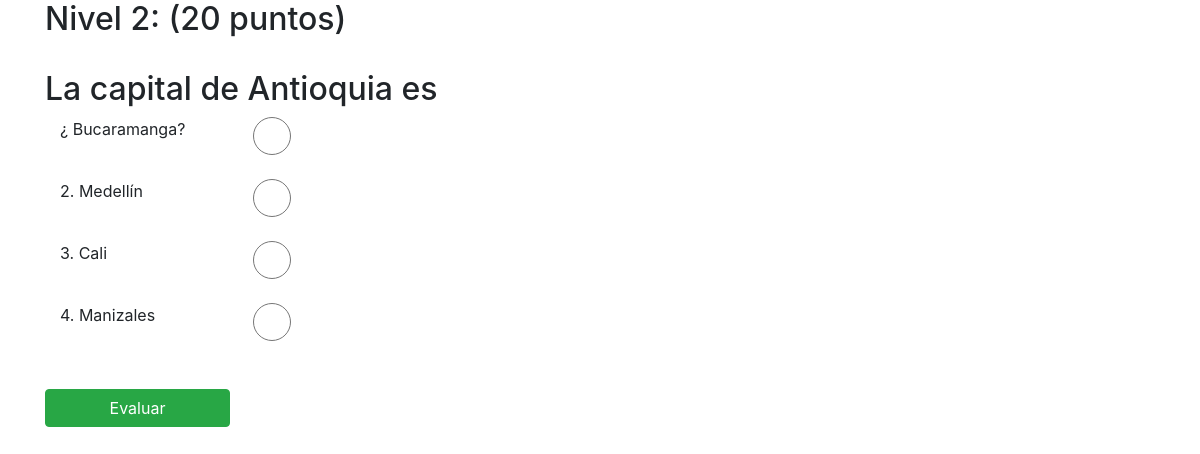
The page /sofka/vista/formnivel2.php on the database its author committed.
### tables this page shows
CREATE TABLE `preguntas` (
  `idpregunta` int(11) NOT NULL,
  `pregunta` varchar(150) NOT NULL,
  `nivel` int(11) NOT NULL,
  `respuesta1` varchar(150) NOT NULL,
  `respuesta2` varchar(150) NOT NULL,
  `respuesta3` varchar(150) NOT NULL,
  `respuesta4` varchar(150) NOT NULL,
  `correcta` int(11) NOT NULL
);

### sofka/vista/formnivel2.php (the view, shortened to what this page needs)
<!DOCTYPE html>
<html>
<head>
	<link rel="stylesheet" type="text/css" href="estilos/estilos.css">
	<link rel="stylesheet" type="text/css" href="estilos/bootstrap-4.5.0-dist/css/bootstrap.min.css">
</head>
<body>
	<div class="container">
			<?php
			include "../controlador/conexion.php";
			$consultanivel1="SELECT * FROM `preguntas` WHERE nivel= 2 order by rand() limit 1";
			$consultatotal=mysqli_query($conexion,$consultanivel1);
			if (!$consultatotal) {
				echo "No hay preguntas para mostrar";
			}else{
			while ($row =mysqli_fetch_assoc($consultatotal)){?>
		<form action="../controlador/nivel2.php" method="post">
								<h2>Nivel 2: (20 puntos)</h2>
								<br>
								<h2 class="h2"><?php echo $row["pregunta"];?></h2>
									      <div class="col-md-3 row">
									      <label for="r1" class="col-md-10">¿ <?php echo $row["respuesta1"];?>?</label>
									      <input type="radio" name="respuesta" class="form form-control col-md-2" id="r1" value="1">
									      </div>
									      <br>
									      <div class="col-md-3 row">
									      <label for="r2" class="col-md-10">2. <?php echo $row["respuesta2"];?></label><input type="radio" name="respuesta" class="form form-control col-md-2" id="r2" value="2">
								  	      </div>
								  	      <br>
								  	      <div class="col-md-3 row">
								  	      <label for="r3" class="col-md-10">3. <?php echo $row["respuesta3"];?></label><input type="radio" name="respuesta" class="form form-control col-md-2" id="r3" value="3">
								  	      </div>
								  	      <br>
								  	      <div class="col-md-3 row">
									      <label for="r1" class="col-md-10" for="r4">4. <?php echo $row["respuesta4"];?></label><input type="radio" name="respuesta" class="form form-control col-md-2" id="r4" value="4">
									     </div>
									     <br>
									      <?php };}; mysqli_close($conexion);?>
									      <br>
							<input type="submit" name="evaluar" value="Evaluar" class="btn btn-success col-md-2">
		</form>
	</div>
</body>
</html>

### rows shown on the page
preguntas: pregunta "La capital de Antioquia es", respuesta1 "Bucaramanga", respuesta2 "Medellín", respuesta3 "Cali", respuesta4 "Manizales"
